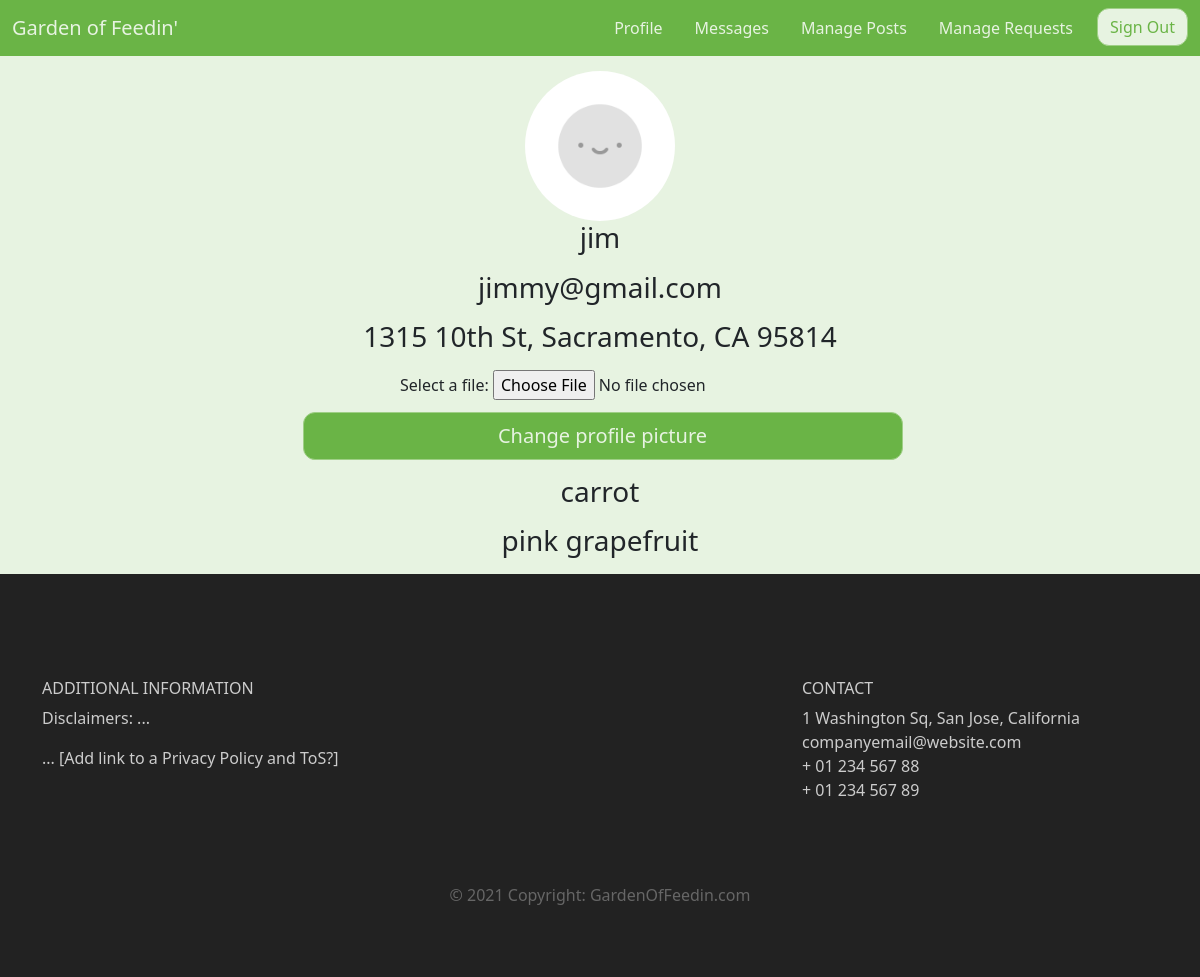
/profile (signed in), run on the app's committed database.
### gardenApp/models.py (models this page shows, shortened)
class PublicUser(models.Model):
    email = models.EmailField(unique=True)
    username = models.CharField(max_length=64)
    pass_hash = models.CharField(max_length=128)
    address = models.CharField(max_length=256)
    verified = models.BooleanField(default=False)
    latitude = models.FloatField()
    longitude = models.FloatField()
    image = models.ImageField(upload_to="profile_images", default="profile_images/default_profile.png")

class Produce(models.Model):
    produce_name = models.CharField(max_length=64)
    weight = models.FloatField()
    fruits = models.BooleanField()
    veggies = models.BooleanField()
    owner = models.ForeignKey(PublicUser, on_delete=models.CASCADE)  # foreign key
    date_created = models.DateField(auto_now_add=True)  # date time
    image = models.ImageField(upload_to="produce_images", default="produce_images/default_produce.jpg")
    description = models.TextField(null=True)
    donated = models.BooleanField(default=False)

### gardenApp/views.py (the view)
# urls.py: path('profile', views.profile, name='testprofile'),
def profile(request):
    user = PublicUser.objects.get(id=request.session['id'])
    donations = Search.getAllUserDonations(user)
    context = {
        'user' : user,
        'donations' : donations
    }
    return render(request, 'profile.html',context)

### utils/Search.py (called while the page is built)
def getAllUserDonations(currUser):
    allDonations = Produce.objects.filter(owner=currUser, donated=True).all()
    return allDonations

### gardenApp/templates/profile.html (shortened to what this page needs)
<!DOCTYPE html>
<html lang="en">
    <head>
		<link href="https://cdn.jsdelivr.net/npm/bootstrap@5.1.3/dist/css/bootstrap.min.css" rel="stylesheet">
		<link rel="stylesheet" type="text/css" href="./../static/css/main.css">
		<link href="./../static/css/signin.css" rel="stylesheet">
	</head>
	<body class="text-center">
		<nav class="navbar navbar-expand-md">
			<div class="container-fluid">
				<a class="navbar-brand" href="/landing">Garden of Feedin'
				</a>
				<div class="collapse navbar-collapse" id="main-navigation">
					<ul class="navbar-nav">
						<li class="nav-item">
							<a class="nav-link" href="/profile">Profile</a>
						</li>
						<li class="nav-item">
							<a class="nav-link" href="/messages">Messages</a>
						</li>
						<li class="nav-item">
							<a class="nav-link" href="/manage">Manage Posts</a>
						</li>
						<li class="nav-item">
							<a class="nav-link" href="/managerequests">Manage Requests</a>
						</li>
						<li class="nav-item">
							<a href="/signout" class="btn">Sign Out</a>
						</li>
					</ul>
				</div>
			</div>
		</nav>
		<main>
			<img class="bd-placeholder-img rounded-circle" width="150" height="150" src="{{user.image.url}}" xmlns="http://www.w3.org/2000/svg" role="img" aria-label="Profile Picture: 50x50" preserveAspectRatio="xMidYMid slice" focusable="false"><title>Profile Picture</title><rect width="100%" height="100%" fill="#777"/>
			<h1 class="h3 mb-3 fw-normal">{{ user.username }}</h1>
			<h1 class="h3 mb-3 fw-normal">{{ user.email }}</h1>
			<h1 class="h3 mb-3 fw-normal">{{ user.address }}</h1>
			<form action = "/changeProfileImage" method="POST" enctype='multipart/form-data'>
				<label class="align-self-center" for="image">Select a file:</label>
				<input type="file" id="myfile" name="image" accept="image/*">
				<br>
				<button class="w-50 btn btn-lg btn-primary" type="submit">Change profile picture</button>
			</form>
			{% for i in donations %}
				<h1 class="h3 mb-3 fw-normal">{{ i.produce_name }}</h1>
			{% endfor %}
		</main>
		<footer class="page-footer">
			<div class="container">
				<div class="row">
					<div class="col-lg-8 col-md-8 col-sm-12">
						<h6 class="text-uppercase font-weight-bold">Additional Information</h6>
						<p>Disclaimers: ...</p>
						<p>... [Add link to a Privacy Policy and ToS?]</p>
					</div>
					<div class="col-lg-4 col-md-4 col-sm-12">
						<h6 class="text-uppercase font-weight-bold">Contact</h6>
						<p>1 Washington Sq, San Jose, California
						<br/>companyemail@website.com
						<br/>+ 01 234 567 88
						<br/>+ 01 234 567 89</p>
					</div>
				</div>
			</div>
			<div class="footer-copyright text-center">© 2021 Copyright: GardenOfFeedin.com</div>
		</footer>
	</body>
</html>

### gardenApp/static/css/main.css (style rules this page uses)
body { padding: 0; margin: 0; background: #E7F3E1; }
.navbar { background:#6ab446; }
.nav-link, .navbar-brand { color: #E7F3E1; cursor: pointer; }
.nav-link { margin-right: 1em !important; }
.navbar-collapse { justify-content: flex-end; }
.btn { border:1px solid #9FCF86; background:#E7F3E1; border-radius: 12px; color:#6ab446; }
.btn-primary { border:1px solid #9FCF86; background:#6ab446; border-radius: 12px; color:#E7F3E1; }
.page-footer { background-color: #222; color: #ccc; padding: 60px 0 30px; margin-top: 15px; }
.footer-copyright { color: #666; padding: 40px 0; }
.form-group input, button, label, select { margin-bottom: 15px; margin-left: 5px; }
.container { margin-top: 25px; margin-bottom: 25px; }

### gardenApp/static/css/signin.css (style rules this page uses)
.page-footer { background-color: #222; color: #ccc; padding: 80px 0 30px; }
.footer-copyright { color: #666; padding: 40px 0; }

### gardenApp/templates/profile.html (style rules this page uses)
.bd-placeholder-img { font-size: 1.125rem; text-anchor: middle; -webkit-user-select: none; -moz-user-select: none; user-select: none; margin-top: 15px; }
footer { text-align: left }

### data on the page
PublicUser: image (placeholder picture), username "jim", email "jimmy@gmail.com", address "1315 10th St, Sacramento, CA 95814"
Produce: produce_name "carrot"
Produce: produce_name "pink grapefruit"
